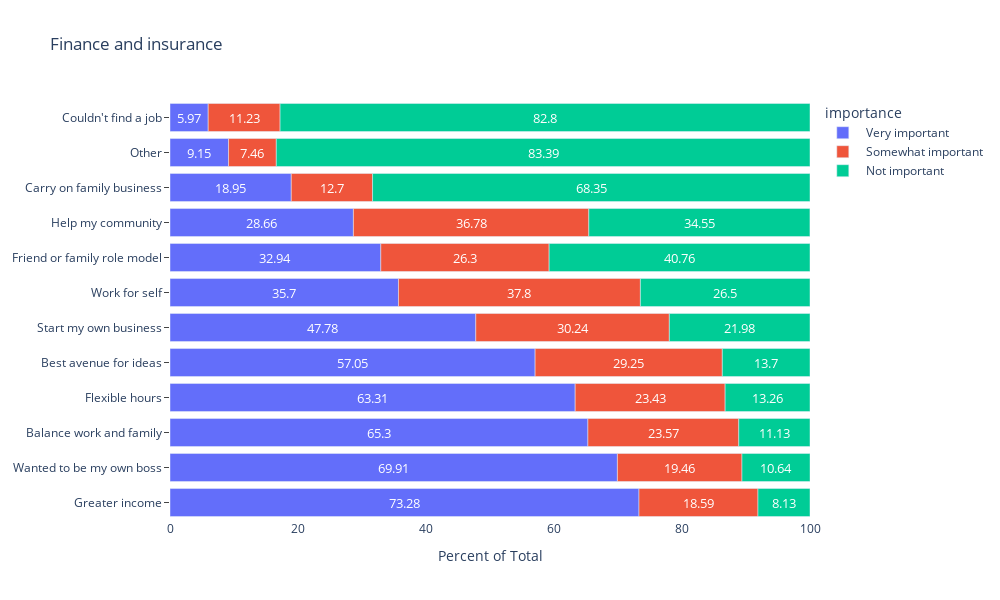

The notebook cell this image was saved under:
### Code cell
reason_owned = bus_own_df[
    (bus_own_df['qdesc_label'] == 'REASONOWN') &
    (~bus_own_df['industry'].str.contains('Total')) &
    (~bus_own_df['gender'].str.contains('All')) &
    (bus_own_df['ownchar_label'].str.contains(':'))]

reason_owned[['reason','importance']] = reason_owned.apply(
    lambda row: row['ownchar_label'].split(":"), axis = 1, result_type = 'expand'
)

reason_owned = reason_owned[['industry','gender','reason','importance','ownpdemp']]

grouped_reason = reason_owned.groupby(
    by = ['industry','reason','importance'])[['ownpdemp']].agg(
    responses = ('ownpdemp', 'sum')
)

grouped_reason['ratio'] = 100 * (grouped_reason['responses'] / grouped_reason.groupby(level = [0,1])['responses'].transform('sum'))
grouped_reason['ratio'] = grouped_reason['ratio'].round(2)
grouped_reason.reset_index(inplace = True)

accom_subset = grouped_reason[(grouped_reason['industry'].str.contains('inanc'))]
accom_subset.sort_values(by = ['importance','ratio'], ascending = False, inplace = True)

picked_industry = accom_subset['industry'].unique().tolist()[0]

fig = px.bar(accom_subset, x = 'ratio', y = 'reason', color = 'importance',
            width = 1000, height = 600, orientation = 'h', title = picked_industry,
             hover_data = ['responses','ratio'], text = 'ratio',
            )
fig.update_layout(yaxis_title = None)

fig.update_traces(textposition = 'inside', insidetextanchor = 'middle', textfont = {'color': 'white'})
fig.update_yaxes(ticks = 'outside')
fig.update_layout(xaxis_title = "Percent of Total", uniformtext_minsize = 13,
                 uniformtext_mode = 'hide', paper_bgcolor = 'white', plot_bgcolor = 'white')

fig.update_xaxes(range = [0,100])

fig.show()

### Figure 1 — Plotly figure (JSON) as saved in the notebook; plotly's stock layout.template omitted (floating-point values rounded to 4 significant figures)
{"data": [{"alignmentgroup": "True", "customdata": [[393835], [379524], [353279], [343219], [309141], [255919], [193267], [178341], [154036], [102342], [47727], [32011]], "hovertemplate": "importance= Very important<br>ratio=%{text}<br>reason=%{y}<br>responses=%{customdata[0]}<extra></extra>", "insidetextanchor": "middle", "legendgroup": " Very important", "marker": {"color": "#636efa", "pattern": {"shape": ""}}, "name": " Very important", "offsetgroup": " Very important", "orientation": "h", "showlegend": true, "text": [73.28, 69.91, 65.3, 63.31, 57.05, 47.78, 35.7, 32.94, 28.66, 18.95, 9.15, 5.97], "textfont": {"color": "white"}, "textposition": "inside", "type": "bar", "x": [73.28, 69.91, 65.3, 63.31, 57.05, 47.78, 35.7, 32.94, 28.66, 18.95, 9.15, 5.97], "xaxis": "x", "y": ["Greater income", "Wanted to be my own boss", "Balance work and family", "Flexible hours", "Best avenue for ideas", "Start my own business", "Work for self", "Friend or family role model", "Help my community", "Carry on family business", "Other", "Couldn't find a job"], "yaxis": "y"}, {"alignmentgroup": "True", "customdata": [[204618], [197656], [161993], [158487], [142380], [127503], [127010], [105639], [99891], [68566], [60180], [38953]], "hovertemplate": "importance= Somewhat important<br>ratio=%{text}<br>reason=%{y}<br>responses=%{customdata[0]}<extra></extra>", "insidetextanchor": "middle", "legendgroup": " Somewhat important", "marker": {"color": "#EF553B", "pattern": {"shape": ""}}, "name": " Somewhat important", "offsetgroup": " Somewhat important", "orientation": "h", "showlegend": true, "text": [37.8, 36.78, 30.24, 29.25, 26.3, 23.57, 23.43, 19.46, 18.59, 12.7, 11.23, 7.46], "textfont": {"color": "white"}, "textposition": "inside", "type": "bar", "x": [37.8, 36.78, 30.24, 29.25, 26.3, 23.57, 23.43, 19.46, 18.59, 12.7, 11.23, 7.46], "xaxis": "x", "y": ["Work for self", "Help my community", "Start my own business", "Best avenue for ideas", "Friend or family role model", "Balance work and family", "Flexible hours", "Wanted to be my own boss", "Greater income", "Carry on family business", "Couldn't find a job", "Other"], "yaxis": "y"}, {"alignmentgroup": "True", "customdata": [[435167], [443838], [369140], [220683], [185687], [143483], [117725], [74221], [71858], [60218], [57743], [43704]], "hovertemplate": "importance= Not important<br>ratio=%{text}<br>reason=%{y}<br>responses=%{customdata[0]}<extra></extra>", "insidetextanchor": "middle", "legendgroup": " Not important", "marker": {"color": "#00cc96", "pattern": {"shape": ""}}, "name": " Not important", "offsetgroup": " Not important", "orientation": "h", "showlegend": true, "text": [83.39, 82.8, 68.35, 40.76, 34.55, 26.5, 21.98, 13.7, 13.26, 11.13, 10.64, 8.13], "textfont": {"color": "white"}, "textposition": "inside", "type": "bar", "x": [83.39, 82.8, 68.35, 40.76, 34.55, 26.5, 21.98, 13.7, 13.26, 11.13, 10.64, 8.13], "xaxis": "x", "y": ["Other", "Couldn't find a job", "Carry on family business", "Friend or family role model", "Help my community", "Work for self", "Start my own business", "Best avenue for ideas", "Flexible hours", "Balance work and family", "Wanted to be my own boss", "Greater income"], "yaxis": "y"}], "layout": {"barmode": "relative", "height": 600, "legend": {"title": {"text": "importance"}, "tracegroupgap": 0}, "paper_bgcolor": "white", "plot_bgcolor": "white", "title": {"text": "Finance and insurance"}, "uniformtext": {"minsize": 13, "mode": "hide"}, "width": 1000, "xaxis": {"anchor": "y", "domain": [0, 1], "range": [0, 100], "title": {"text": "Percent of Total"}, "type": "linear"}, "yaxis": {"anchor": "x", "autorange": true, "domain": [0, 1], "range": [-0.5, 11.5], "ticks": "outside", "title": {}, "type": "category"}}}
